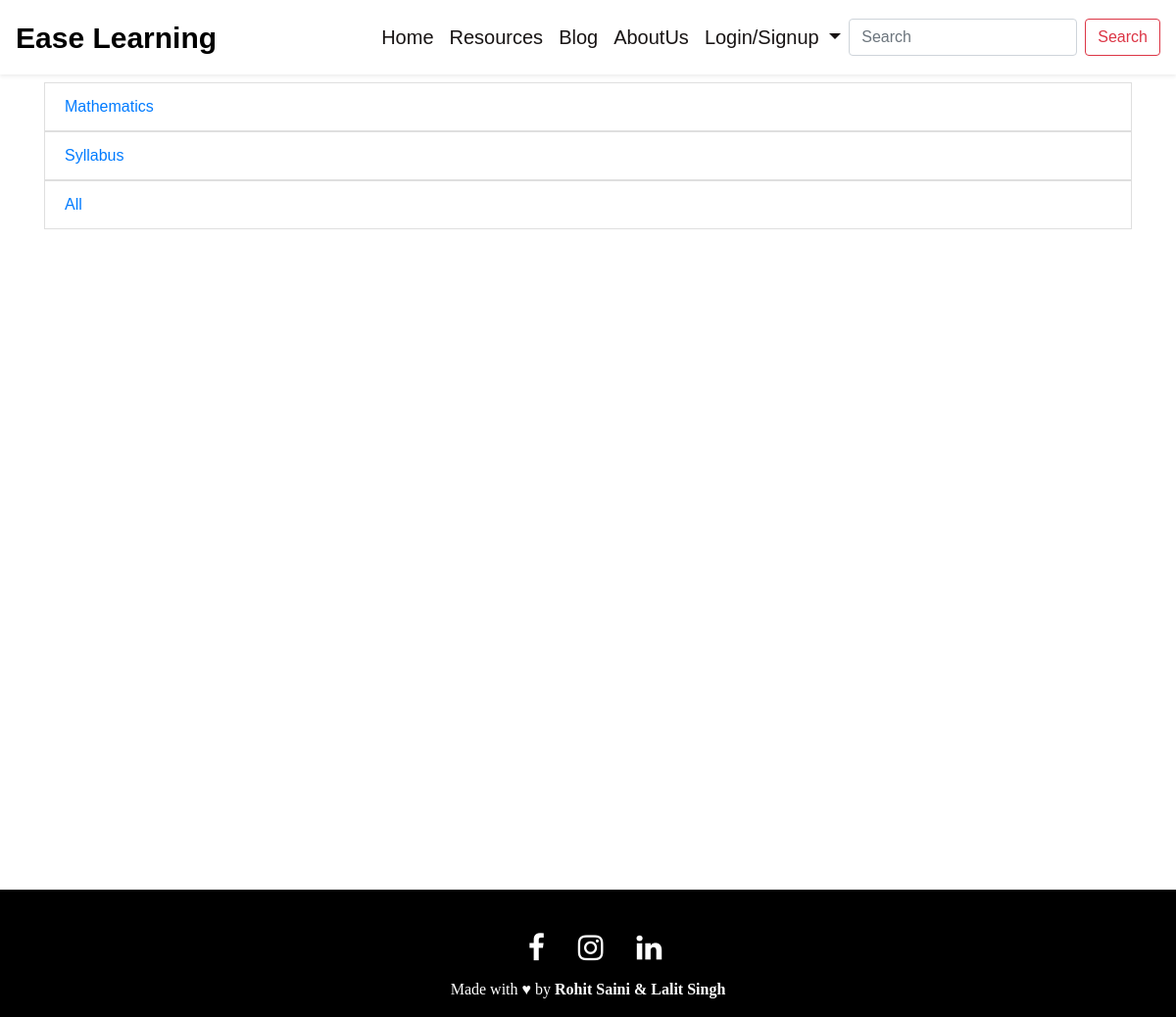
/subjects/1, run on the app's committed database.
### mainapp/models.py (models this page shows, shortened)
class Subject(models.Model):
    id = models.AutoField(primary_key=True)
    name = models.CharField(max_length=30)
    semester = models.ForeignKey(Semesters, on_delete=models.CASCADE)

### mainapp/views.py (the view)
# urls.py: path('subjects/<str:sem>', views.subjects, name="Show Subjects"),
def subjects(request, sem):
    all_subs = Subject.objects.filter(semester=sem)
    context = {
        "subjects":all_subs,
    }
    return render(request, 'subjects.html', context)

### mainapp/templates/subjects.html (shortened to what this page needs)
{% extends 'base.html' %}
{% block body %}
<div class="container mb-4 mt-2" style="height: 100vh">
    <nav aria-label="breadcrumb">
        <ol class="breadcrumb">
          <li class="breadcrumb-item">Resources</li>
          <li class="breadcrumb-item disable">Subjects</li>
        </ol>
      </nav>
      {% if subjects|length == 0 %}
      <div class="row">
        <div class="col md-12">
            <hr>
            <h1 class="text-center text-white">Sorry we could not find any resources for you.</h1>
        </div>
        <div class="col-md-12">
                {% if user.is_authenticated %}
                <div class="text-center">
                    <p class="d-inline-block text-white">Please Tell Us What You Need.</p>
                </div>
                <div class="align-items-center">
                    <div class="container justify-content-center">
                    <form id="req_form" name="req_form" action="add_requirements" method="GET">
                        <input type="text" id="name" name='name' class="form-control my-2" placeholder="Your name" required width="10">
                        <input type="text" id="email" name='email' placeholder="Your email id" class="form-control my-2" required>
                        <textarea type="text" id="req" name='req' rows="2" class="form-control md-textarea" placeholder="Your requirements." required></textarea>
                        <br>
                        <button class="btn btn-danger mb-4">Submit</button>
                    </form>
                    </div>
                </div>
                {% else %}
                    <h3 class="text-muted text-center">Please LogIn or SignUp to send us your requirements.</h3>
                {% endif %}
        </div>
    </div>
      {% else %}
      <div class="row">
        <div class="col-md-12">
          <ul class="list-group">
              {% for subject in subjects %}
              <a href="{% url 'Get Resources' sub=subject.id %}"><li class="list-group-item">{{ subject.name }}</li></a>
              {% endfor %}
            </ul>
        </div>
    </div>
      {% endif %}
</div>
{% endblock body %}

### mainapp/static/assets/css/style.css (style rules this page uses)
:root { --primary-color: #FF0035; --secondary-color: #D6EFFF; --text-color : rgb(24, 20, 20); --bg-color : #FFF; }
* { list-style: none; text-decoration: none; font-family: 'Archivo Black', sans-serif; }
nav { position: fixed; }

### mainapp/templates/subjects.html (style rules this page uses)
.list-group a { text-decoration: none; }
body { background-image: url("../static/assets/img/bg.png"); background-attachment: fixed; background-position: center; background-repeat: no-repeat; background-size: cover; }

### data on the page
Subject: name "Mathematics"
Subject: name "Syllabus"
Subject: name "All"
